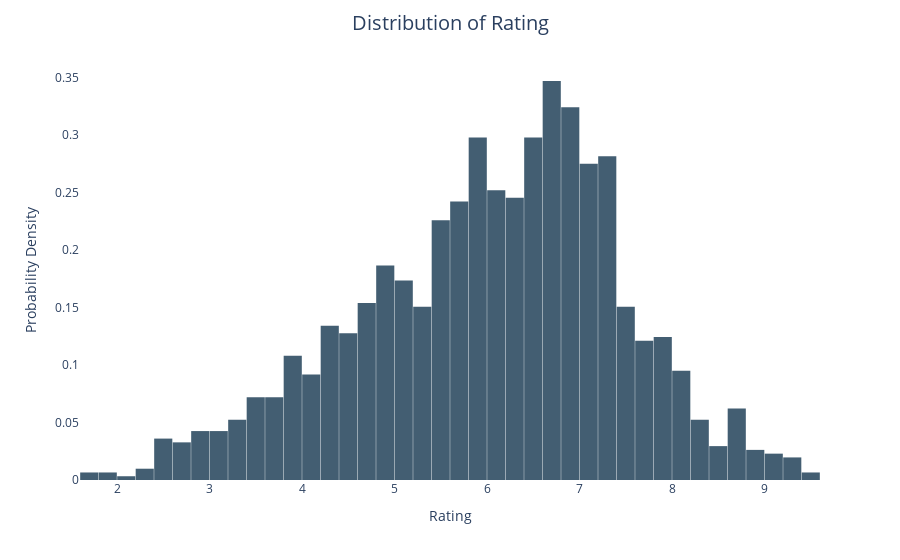

The notebook cell this image was saved under:
### Code cell
fig_rating = px.histogram(imdb, x = 'Rating', histnorm='probability density', nbins = 40, color_discrete_sequence = colors)
fig_rating.update_traces(selector=dict(type='histogram'))
fig_rating.update_layout(title='Distribution of Rating', title_x=0.5, title_pad=dict(t=20), title_font=dict(size=20), xaxis_title='Rating', yaxis_title='Probability Density', xaxis=dict(showgrid=False), yaxis=dict(showgrid=False), bargap=0.02, plot_bgcolor = 'white')
fig_rating.show()

### Figure 1 — Plotly figure (JSON) as saved in the notebook; plotly's stock layout.template omitted (floating-point values rounded to 4 significant figures; data arrays with more than 128 entries replaced by an {"elided": "..."} marker saying what was removed)
{"data": [{"alignmentgroup": "True", "bingroup": "x", "histnorm": "probability density", "hovertemplate": "Rating=%{x}<br>probability density=%{y}<extra></extra>", "legendgroup": "", "marker": {"color": "#435E72", "pattern": {"shape": ""}}, "name": "", "nbinsx": 40, "offsetgroup": "", "orientation": "v", "showlegend": false, "type": "histogram", "x": {"elided": "1528 float values"}, "xaxis": "x", "yaxis": "y"}], "layout": {"autosize": true, "bargap": 0.02, "barmode": "relative", "legend": {"tracegroupgap": 0}, "margin": {"t": 60}, "plot_bgcolor": "white", "title": {"font": {"size": 20}, "pad": {"t": 20}, "text": "Distribution of Rating", "x": 0.5}, "xaxis": {"anchor": "y", "autorange": true, "domain": [0, 1], "range": [1.6, 9.6], "showgrid": false, "title": {"text": "Rating"}, "type": "linear"}, "yaxis": {"anchor": "x", "autorange": true, "domain": [0, 1], "range": [0, 0.3651], "showgrid": false, "title": {"text": "Probability Density"}}}}
